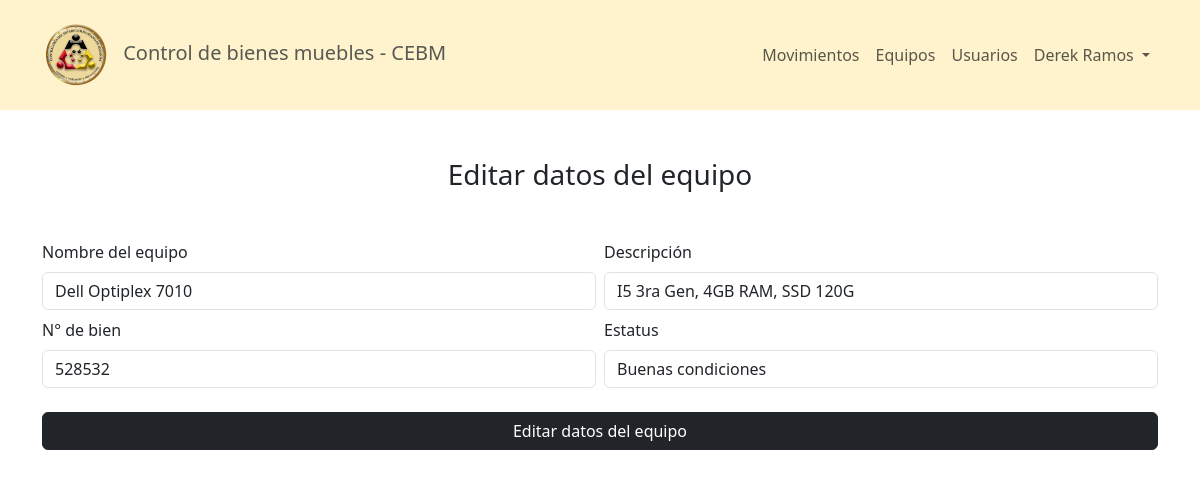
The page /pages/editEquipo.php?id=2 (signed in) on the database as committed earlier.
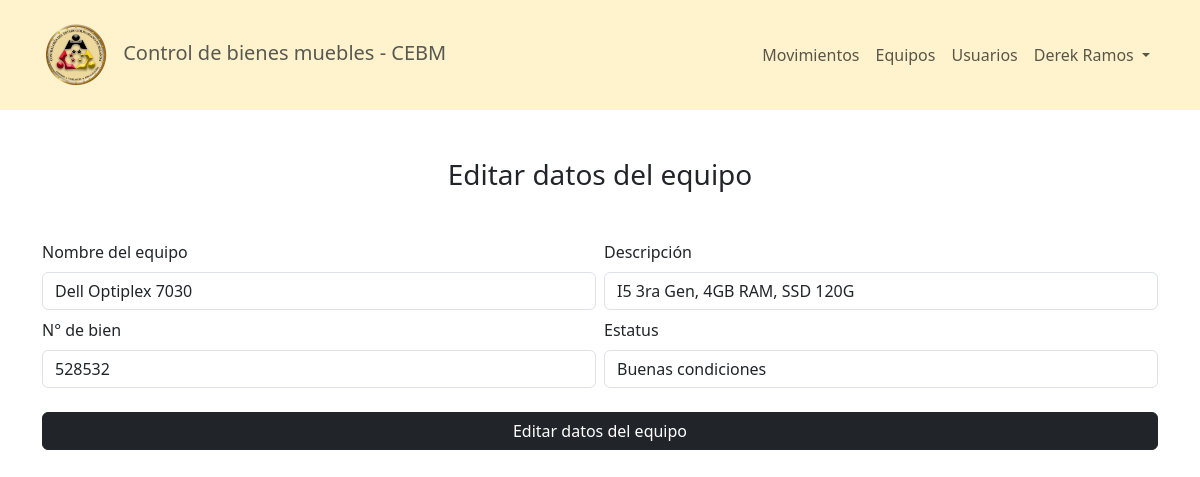
The same page on the database as committed later.
### tables this page shows
CREATE TABLE `equipos` (
  `id` int(11) NOT NULL,
  `equipo` varchar(80) NOT NULL,
  `descripcion` varchar(255) NOT NULL,
  `n_bien` varchar(8) NOT NULL,
  `disponible` tinyint(4) NOT NULL,
  `estatus` int(11) NOT NULL,
  `activo` tinyint(4) NOT NULL
);

### pages/editEquipo.php (the view, shortened to what this page needs)
<?php include ('../config/Header.php'); ?>
<?php include ('../config/NavBar.php'); ?>
<?php
    require('../config/conex.php');
    $id = $_GET['id'];
    $query = "SELECT * FROM equipos WHERE id = $id";
    $result = mysqli_query($conn, $query);
    $equipo = mysqli_fetch_array($result);
?>
<section class="mt-5">
    <h3 class="text-center">Editar datos del equipo</h3>
    <div class="container d-flex justify-content-center mt-5">
        <form action="../services/equipos/edit_equipo.php" method="post" class="row g-2" autocomplete="off">
            <div class="col-sm-6">
                <label for="name" class="form-label">Nombre del equipo</label>
                <input class="form-control" type="text" name="equipo" id="name" maxlength="80" value="<?php echo($equipo[1])?>" placeholder="Nombre del equipo" required>
            </div>
            <div class="col-sm-6">
                <label class="form-label" for="description">Descripción</label>
                <input class="form-control" type="text" name="descripcion" id="description" maxlength="80" value="<?php echo($equipo[2])?>" placeholder="Modelo, marca, componentes" required>
            </div>
            <div class="col-sm-6">
                <label for="bien" class="form-label">N° de bien</label>
                <input type="text" class="form-control" name="n_bien" id="bien" value="<?php echo($equipo[3])?>" maxlength="8" required>
            </div>
            <div class="col-sm-6">
                <label class="form-label" for="status">Estatus</label>
                <select class="form-control" name="estatus" id="status" required>
                    <?php
                        $estatus = ['Excelentes condiciones', 'Buenas condiciones', 'Condiciones regulares', 'Malas condiciones'];
                        foreach($estatus as $key => $status){
                            $selected = ($equipo[5] == $key) ? "selected" : "";
                            echo("<option value='$key' $selected>$status</option>");
                        }
                    ?>
                </select>
            </div>
            <div class="d-grid gap-2 mt-4">
                <input class="btn btn-dark" type="submit" value="Editar datos del equipo">
            </div>
        </form>
    </div>
</section>
<?php
    include('../config/FooterHtml.php');
?>

Rows that differ between the two databases and show on the page:
changed equipos "I5 3ra Gen, 4GB RAM, SSD 120G": equipo "Dell Optiplex 7010" → "Dell Optiplex 7030"
